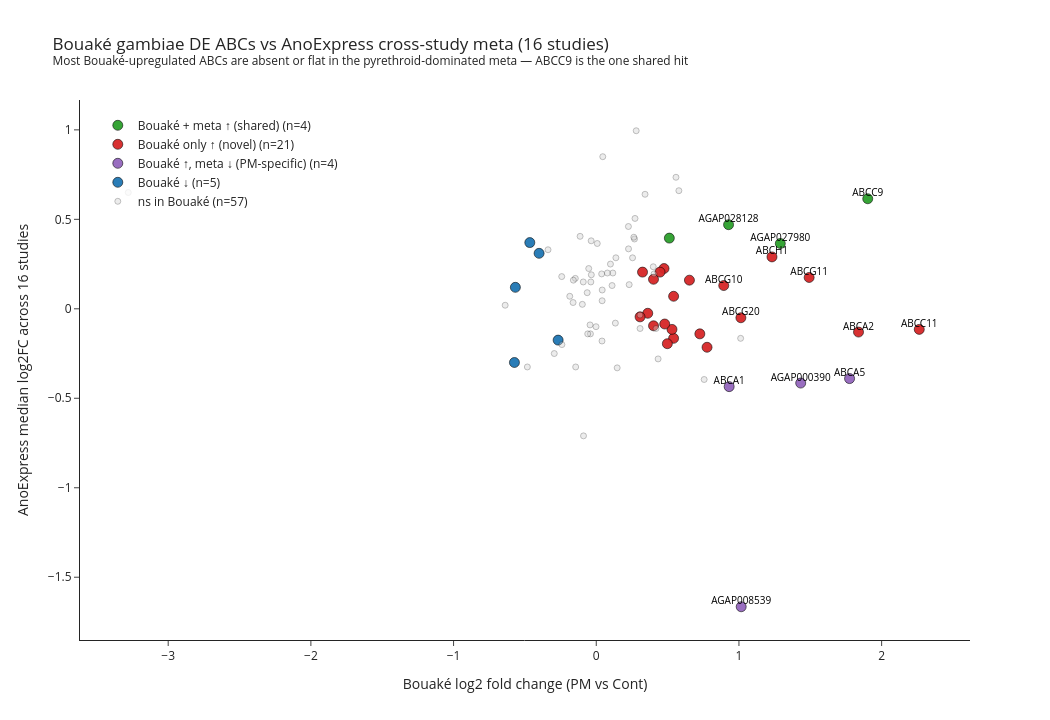

The notebook cell saved with this chart:
### Code cell
# Bouaké log2FC vs AnoExpress median — quadrant-classified (shared vs novel)
d = abc_joined[abc_joined["in_meta"]].copy()
d["label"] = np.where(d["GeneName"].isna(), d["GeneID"], d["GeneName"].astype(str))

def quadrant(r):
    if r["padj"] < 0.05 and r["log2FoldChange"] > 0:
        return "Bouaké + meta ↑ (shared)" if r["median_fc"] > 0.3 else (
               "Bouaké only ↑ (novel)"   if r["median_fc"] >= -0.3 else
               "Bouaké ↑, meta ↓ (PM-specific)")
    if r["padj"] < 0.05 and r["log2FoldChange"] < 0:
        return "Bouaké ↓"
    return "ns in Bouaké"
d["quadrant"] = d.apply(quadrant, axis=1)

colmap = {
    "Bouaké + meta ↑ (shared)":  "#2ca02c",
    "Bouaké only ↑ (novel)":     "#d62728",
    "Bouaké ↑, meta ↓ (PM-specific)": "#9467bd",
    "Bouaké ↓":                  "#1f77b4",
    "ns in Bouaké":              "#d0d0d0",
}

fig = go.Figure()
for k, c in colmap.items():
    s = d[d["quadrant"] == k]
    fig.add_trace(go.Scatter(
        x=s["log2FoldChange"], y=s["median_fc"], mode="markers",
        name=f"{k} (n={len(s)})",
        marker=dict(size=10 if "ns" not in k else 6, color=c,
                    opacity=0.4 if "ns" in k else 0.95,
                    line=dict(color="black", width=0.6)),
        text=s["label"],
        customdata=s[["GeneID","padj","n_up_p05","n_studies"]].values,
        hovertemplate="<b>%{text}</b><br>%{customdata[0]}<br>Bouaké log2FC: %{x:.2f} (padj %{customdata[1]:.2e})<br>Meta median FC: %{y:.2f} (%{customdata[2]}/%{customdata[3]} studies up)<extra></extra>",
    ))
# Label sig Bouaké ABCs with |log2FC| > 0.8
top = d[(d["padj"] < 0.05) & (d["log2FoldChange"].abs() > 0.8)]
fig.add_trace(go.Scatter(
    x=top["log2FoldChange"], y=top["median_fc"], mode="text",
    text=top["label"], textposition="top center",
    textfont=dict(size=10, color="black"),
    showlegend=False, hoverinfo="skip",
))
fig.add_hline(y=0, line_color="grey", line_dash="dot")
fig.add_vline(x=0, line_color="grey", line_dash="dot")
fig.update_layout(
    title="Bouaké gambiae DE ABCs vs AnoExpress cross-study meta (16 studies)<br><sup>Most Bouaké-upregulated ABCs are absent or flat in the pyrethroid-dominated meta — ABCC9 is the one shared hit</sup>",
    xaxis_title="Bouaké log2 fold change (PM vs Cont)",
    yaxis_title="AnoExpress median log2FC across 16 studies",
    template="simple_white", width=1050, height=720,
    legend=dict(x=0.02, y=0.98, bgcolor="rgba(255,255,255,0.8)"),
)
fig.write_html("figures_ms/b2_abc_bouake_vs_anoexpress.html")
fig.write_image("figures_ms/b2_abc_bouake_vs_anoexpress.png", scale=2)
fig.show()

### Figure 1 — Plotly figure (JSON) as saved in the notebook; plotly's stock layout.template omitted (floating-point values rounded to 4 significant figures; data arrays with more than 128 entries replaced by an {"elided": "..."} marker saying what was removed)
{"data": [{"customdata": [["AGAP008437", 5.58e-10, 11, 16], ["AGAP027980", 1.825e-07, 11, 16], ["AGAP028128", 0.0007671, 9, 16], ["AGAP000523", 0.004697, 13, 16]], "hovertemplate": "<b>%{text}</b><br>%{customdata[0]}<br>Bouaké log2FC: %{x:.2f} (padj %{customdata[1]:.2e})<br>Meta median FC: %{y:.2f} (%{customdata[2]}/%{customdata[3]} studies up)<extra></extra>", "marker": {"color": "#2ca02c", "line": {"color": "black", "width": 0.6}, "opacity": 0.95, "size": 10}, "mode": "markers", "name": "Bouaké + meta ↑ (shared) (n=4)", "text": ["ABCC9", "AGAP027980", "AGAP028128", "AGAP000523"], "type": "scatter", "x": [1.903, 1.29, 0.9273, 0.5122], "y": [0.615, 0.365, 0.47, 0.395]}, {"customdata": [["AGAP008436", 9.891e-07, 8, 16], ["AGAP006380", 3.066e-07, 5, 16], ["AGAP009463", 4.895e-16, 9, 16], ["AGAP002638", 3.939e-14, 11, 16], ["AGAP009472", 1.906e-13, 7, 16], ["AGAP009464", 2.358e-07, 9, 16], ["AGAP005639", 2.569e-05, 7, 16], ["AGAP001775", 6.674e-05, 5, 16], ["AGAP008889", 1.132e-06, 10, 16], ["AGAP003680", 6.711e-09, 8, 16], ["AGAP002858", 0.0008772, 3, 16], ["AGAP000721", 0.001194, 7, 16], ["AGAP011271", 0.0003303, 4, 16], ["AGAP002071", 0.0001327, 5, 16], ["AGAP007966", 0.03455, 10, 16], ["AGAP005134", 0.02441, 11, 16], ["AGAP008184", 0.03881, 6, 16], ["AGAP001777", 0.00524, 9, 16], ["AGAP002278", 0.01115, 7, 16], ["AGAP009835", 0.006834, 11, 16], ["AGAP009466", 0.02845, 5, 16]], "hovertemplate": "<b>%{text}</b><br>%{customdata[0]}<br>Bouaké log2FC: %{x:.2f} (padj %{customdata[1]:.2e})<br>Meta median FC: %{y:.2f} (%{customdata[2]}/%{customdata[3]} studies up)<extra></extra>", "marker": {"color": "#d62728", "line": {"color": "black", "width": 0.6}, "opacity": 0.95, "size": 10}, "mode": "markers", "name": "Bouaké only ↑ (novel) (n=21)", "text": ["ABCC11", "ABCA2", "ABCG11", "ABCH1", "ABCG20", "ABCG10", "ABCB2", "ABCC2", "ABCG15", "ABCH2", "AGAP002858", "AGAP000721", "AGAP011271", "ABCD1", "AGAP007966", "AGAP005134", "AGAP008184", "ABCC1", "ABCB1", "ABCC14", "ABCG8"], "type": "scatter", "x": [2.264, 1.838, 1.492, 1.232, 1.014, 0.8934, 0.7764, 0.726, 0.653, 0.5421, 0.542, 0.5308, 0.4982, 0.4798, 0.475, 0.447, 0.4014, 0.4012, 0.3609, 0.3243, 0.307], "y": [-0.115, -0.13, 0.175, 0.29, -0.05, 0.13, -0.215, -0.14, 0.16, 0.07, -0.165, -0.115, -0.195, -0.085, 0.225, 0.205, -0.095, 0.165, -0.025, 0.205, -0.045]}, {"customdata": [["AGAP012156", 1.492e-05, 3, 16], ["AGAP000390", 1.659e-09, 6, 16], ["AGAP008539", 0.04589, 1, 16], ["AGAP006379", 0.0002091, 2, 16]], "hovertemplate": "<b>%{text}</b><br>%{customdata[0]}<br>Bouaké log2FC: %{x:.2f} (padj %{customdata[1]:.2e})<br>Meta median FC: %{y:.2f} (%{customdata[2]}/%{customdata[3]} studies up)<extra></extra>", "marker": {"color": "#9467bd", "line": {"color": "black", "width": 0.6}, "opacity": 0.95, "size": 10}, "mode": "markers", "name": "Bouaké ↑, meta ↓ (PM-specific) (n=4)", "text": ["ABCA5", "AGAP000390", "AGAP008539", "ABCA1"], "type": "scatter", "x": [1.775, 1.433, 1.016, 0.9315], "y": [-0.39, -0.415, -1.665, -0.435]}, {"customdata": [["AGAP002717", 0.004976, 4, 16], ["AGAP006186", 0.01183, 12, 16], ["AGAP002051", 0.00794, 11, 16], ["AGAP002050", 0.04792, 11, 16], ["AGAP001333", 0.009072, 4, 16]], "hovertemplate": "<b>%{text}</b><br>%{customdata[0]}<br>Bouaké log2FC: %{x:.2f} (padj %{customdata[1]:.2e})<br>Meta median FC: %{y:.2f} (%{customdata[2]}/%{customdata[3]} studies up)<extra></extra>", "marker": {"color": "#1f77b4", "line": {"color": "black", "width": 0.6}, "opacity": 0.95, "size": 10}, "mode": "markers", "name": "Bouaké ↓ (n=5)", "text": ["ABCB5", "Ca-P60A", "ABCG14", "ABCG13", "st"], "type": "scatter", "x": [-0.2672, -0.4006, -0.4657, -0.5668, -0.5735], "y": [-0.175, 0.31, 0.37, 0.12, -0.3]}, {"customdata": {"elided": "57x4 mixed values"}, "hovertemplate": "<b>%{text}</b><br>%{customdata[0]}<br>Bouaké log2FC: %{x:.2f} (padj %{customdata[1]:.2e})<br>Meta median FC: %{y:.2f} (%{customdata[2]}/%{customdata[3]} studies up)<extra></extra>", "marker": {"color": "#d0d0d0", "line": {"color": "black", "width": 0.6}, "opacity": 0.4, "size": 6}, "mode": "markers", "name": "ns in Bouaké (n=57)", "text": ["ABCA4", "ABCA6", "AGAP012081", "Gr32", "VATG", "AGAP002644", "AGAP006879", "AGAP001138", "AGAP012106", "ABCA3", "AGAP007523", "AGAP009491", "AGAP007841", "AGAP003599", "AGAP004616", "AGAP011131", "VATH", "AGAP000260", "AGAP012515", "AGAP004238", "ABCC12", "ABCD2", "ABCB4", "ABCF1", "AGAP005113", "AGAP000033", "ABCC3", "ASNA1", "VATF", "AGAP008085", "ABCC13", "ABCG16", "ABCF2", "ABCC7", "ABCG4", "AGAP006806", "ABCA8", "AGAP009595", "ABCA7", "VATI", "ABCE1", "AGAP013199", "ABCB3", "AGAP007791", "ABCH3", "AGAP012115", "ABCG2", "AGAP004867", "AGAP001432", "ABCF3", "white", "AGAP028729", "ABCG19", "ABCG17", "bw", "Ift52", "ABCG6"], "type": "scatter", "x": [1.012, 0.7563, 0.5789, 0.5586, 0.4336, 0.4189, 0.4051, 0.3993, 0.3419, 0.3071, 0.3065, 0.28, 0.2716, 0.2678, 0.2633, 0.2544, 0.2306, 0.2262, 0.2254, 0.1466, 0.1376, 0.134, 0.1163, 0.1108, 0.09948, 0.07796, 0.04569, 0.04157, 0.04115, 0.0403, 0.03796, 0.006995, -0.001681, -0.0346, -0.03571, -0.03799, -0.04094, -0.04355, -0.05276, -0.05977, -0.06349, -0.08937, -0.09109, -0.0975, -0.1133, -0.1442, -0.1467, -0.1605, -0.1624, -0.1856, -0.2407, -0.242, -0.2942, -0.338, -0.4829, -0.6384, -3.28], "y": [-0.165, -0.395, 0.66, 0.735, -0.28, -0.11, 0.195, 0.235, 0.64, -0.11, -0.035, 0.995, 0.505, 0.39, 0.4, 0.285, 0.135, 0.335, 0.46, -0.33, 0.285, -0.08, 0.2, 0.13, 0.25, 0.2, 0.85, 0.105, 0.045, -0.18, 0.195, 0.365, -0.1, 0.19, 0.38, 0.15, -0.14, -0.09, 0.225, -0.14, 0.09, -0.71, 0.15, 0.025, 0.405, -0.325, 0.17, 0.16, 0.035, 0.07, -0.2, 0.18, -0.25, 0.33, -0.325, 0.02, 0.65]}, {"hoverinfo": "skip", "mode": "text", "showlegend": false, "text": ["ABCC11", "ABCC9", "ABCA2", "ABCA5", "ABCG11", "AGAP000390", "AGAP027980", "ABCH1", "AGAP008539", "ABCG20", "ABCA1", "AGAP028128", "ABCG10"], "textfont": {"color": "black", "size": 10}, "textposition": "top center", "type": "scatter", "x": [2.264, 1.903, 1.838, 1.775, 1.492, 1.433, 1.29, 1.232, 1.016, 1.014, 0.9315, 0.9273, 0.8934], "y": [-0.115, 0.615, -0.13, -0.39, 0.175, -0.415, 0.365, 0.29, -1.665, -0.05, -0.435, 0.47, 0.13]}], "layout": {"height": 720, "legend": {"bgcolor": "rgba(255,255,255,0.8)", "x": 0.02, "y": 0.98}, "shapes": [{"line": {"color": "grey", "dash": "dot"}, "type": "line", "x0": 0, "x1": 1, "xref": "x domain", "y0": 0, "y1": 0, "yref": "y"}, {"line": {"color": "grey", "dash": "dot"}, "type": "line", "x0": 0, "x1": 0, "xref": "x", "y0": 0, "y1": 1, "yref": "y domain"}], "title": {"text": "Bouaké gambiae DE ABCs vs AnoExpress cross-study meta (16 studies)<br><sup>Most Bouaké-upregulated ABCs are absent or flat in the pyrethroid-dominated meta — ABCC9 is the one shared hit</sup>"}, "width": 1050, "xaxis": {"title": {"text": "Bouaké log2 fold change (PM vs Cont)"}}, "yaxis": {"title": {"text": "AnoExpress median log2FC across 16 studies"}}}}
